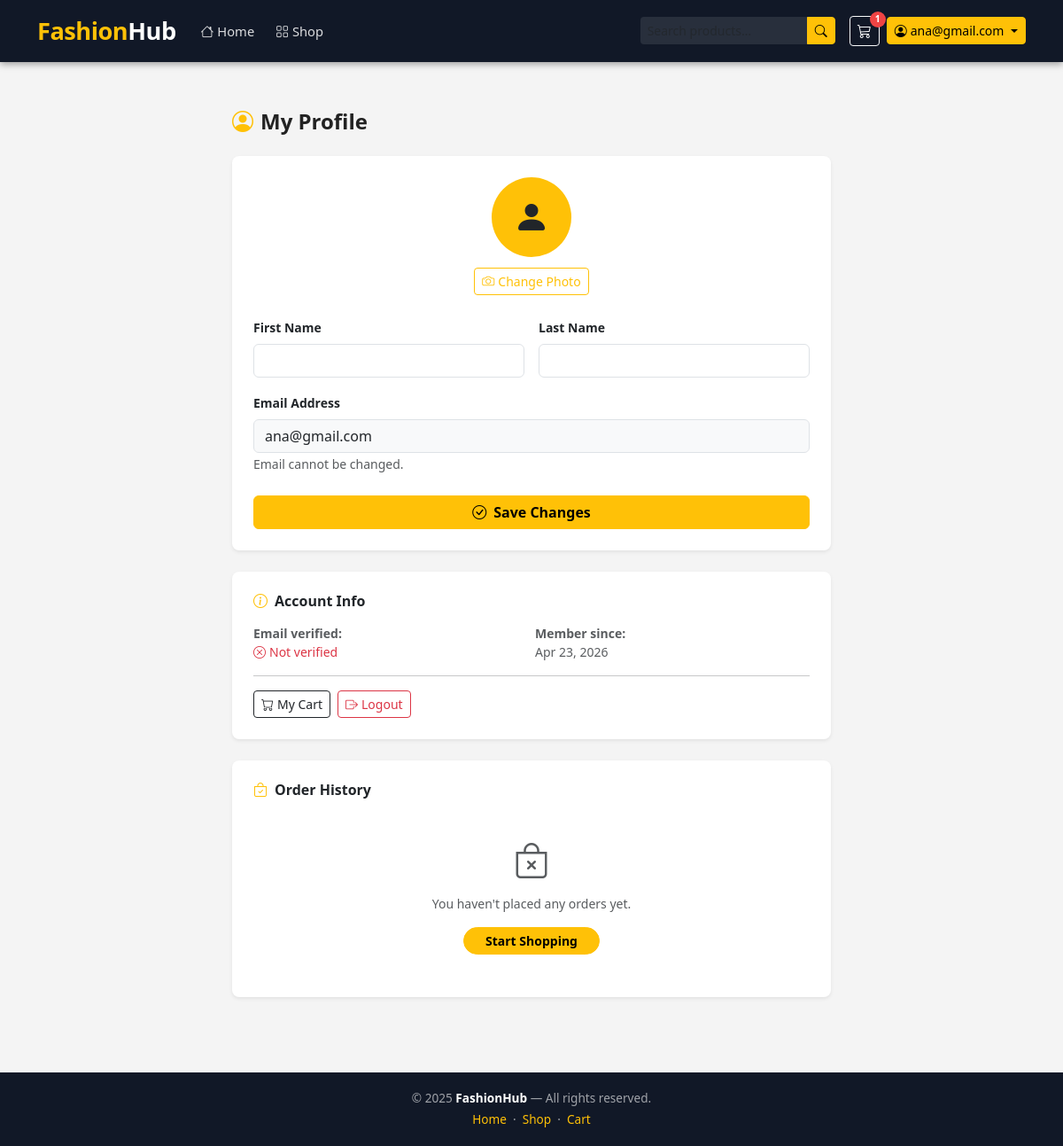
The app's page /accounts/profile/ (signed in), older data.
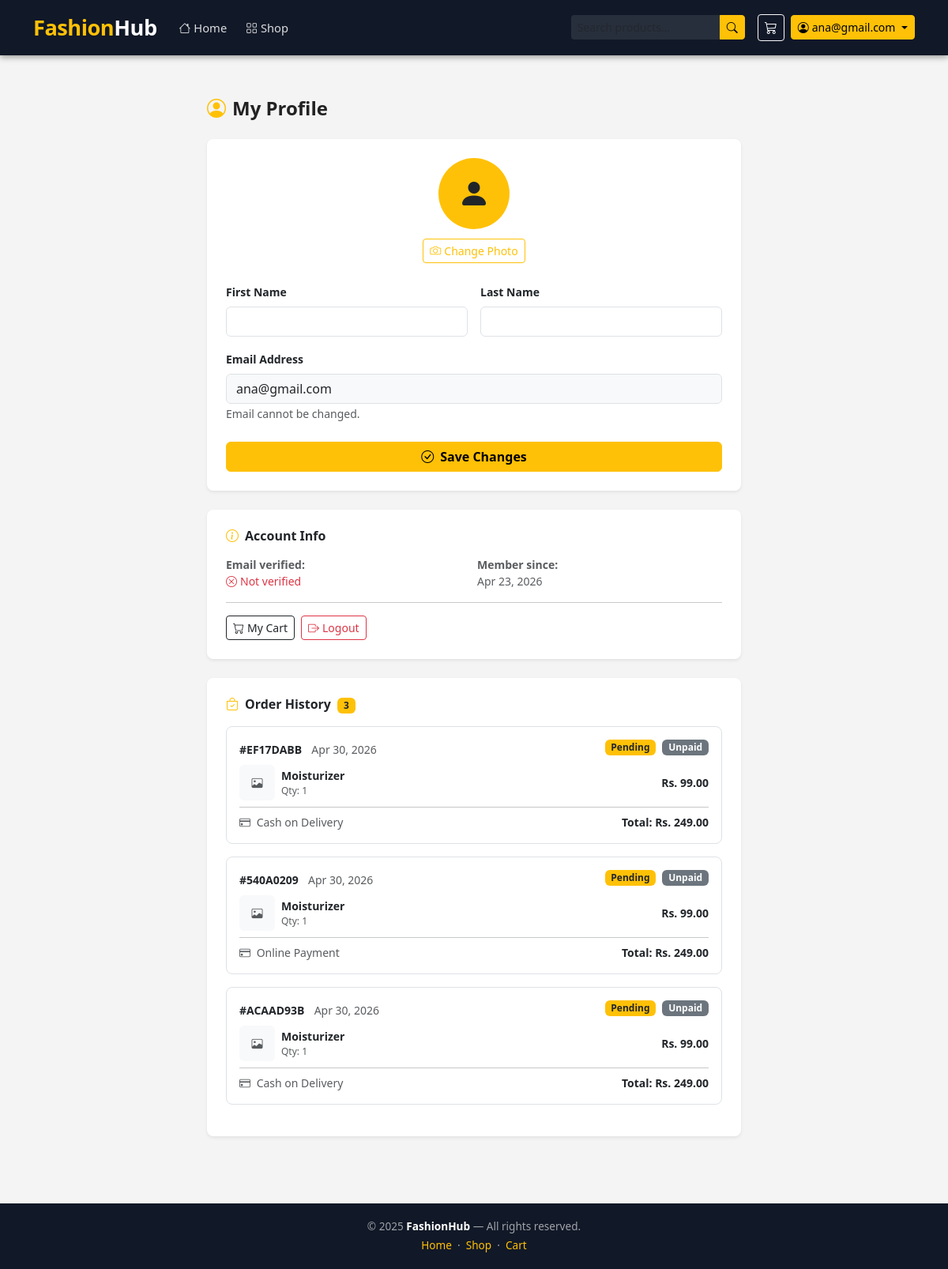
The same page, newer data.
### orders/models.py (models this page shows, shortened)
class Order(BaseModel):
    STATUS_CHOICES = [
        ('pending',    'Pending'),
        ('processing', 'Processing'),
        ('shipped',    'Shipped'),
        ('delivered',  'Delivered'),
        ('cancelled',  'Cancelled'),
    ]
    PAYMENT_METHOD_CHOICES = [
        ('cash_on_delivery', 'Cash on Delivery'),
        ('online',           'Online Payment'),
    ]
    PAYMENT_STATUS_CHOICES = [
        ('unpaid', 'Unpaid'),
        ('paid',   'Paid'),
    ]
    user           = models.ForeignKey(User, on_delete=models.CASCADE, related_name='orders')
    status         = models.CharField(max_length=20, choices=STATUS_CHOICES, default='pending')
    payment_method = models.CharField(max_length=20, choices=PAYMENT_METHOD_CHOICES, default='cash_on_delivery')
    payment_status = models.CharField(max_length=10, choices=PAYMENT_STATUS_CHOICES, default='unpaid')
    first_name  = models.CharField(max_length=100)
    last_name   = models.CharField(max_length=100)
    email       = models.EmailField()
    phone       = models.CharField(max_length=20)
    address     = models.TextField()
    city        = models.CharField(max_length=100)
    state       = models.CharField(max_length=100)
    zip_code    = models.CharField(max_length=20)
    country     = models.CharField(max_length=100, default='Nepal')
    subtotal        = models.DecimalField(max_digits=10, decimal_places=2)
    shipping_charge = models.DecimalField(max_digits=10, decimal_places=2)
    grand_total     = models.DecimalField(max_digits=10, decimal_places=2)
    class Meta:
        ordering = ['-created_at']
    def get_short_id(self):
        return str(self.uid)[:8].upper()

class OrderItem(BaseModel):
    order         = models.ForeignKey(Order, on_delete=models.CASCADE, related_name='items')
    product       = models.ForeignKey(Product, on_delete=models.SET_NULL, null=True)
    color_variant = models.ForeignKey(ColorVariant, on_delete=models.SET_NULL, null=True, blank=True)
    size_variant  = models.ForeignKey(SizeVariant, on_delete=models.SET_NULL, null=True, blank=True)
    quantity      = models.PositiveIntegerField(default=1)
    price         = models.DecimalField(max_digits=10, decimal_places=2)  # snapshot at order time
    def get_total(self):
        return self.price * self.quantity

### products/models.py (models this page shows, shortened)
class Product(BaseModel):
    product_name = models.CharField(max_length=200)
    slug         = models.SlugField(unique=True)
    category     = models.ForeignKey(Category, on_delete=models.SET_NULL,
                                     null=True, blank=True, related_name='products')
    description  = models.TextField(blank=True)
    price        = models.IntegerField()
    discount     = models.IntegerField(default=0)
    stock        = models.IntegerField(default=0)
    is_featured  = models.BooleanField(default=False)
    product_images = models.ImageField(upload_to='products/', blank=True, null=True)
    color_variant  = models.ManyToManyField(ColorVariant, blank=True)
    size_variant   = models.ManyToManyField(SizeVariant, blank=True)

### accounts/views.py (the view, shortened to what this page needs)
# urls.py: path('profile/',                    user_profile_page, name='user-profile'),
@login_required(login_url='login')
def user_profile_page(request):
    user_profile, _ = profile.objects.get_or_create(user=request.user)
    orders = Order.objects.filter(
        user=request.user
    ).prefetch_related('items__product').order_by('-created_at')
    context = {
        'user_profile': user_profile,
        'orders':       orders,
    }
    return render(request, 'accounts/profile.html', context)

### cart/context_processors.py (called while the page is built)
def cart_count(request):
    if request.user.is_authenticated:
        cart = Cart.objects.filter(user=request.user, is_paid=False).first()
        count = cart.get_cart_count() if cart else 0
    else:
        count = 0
    return {'cart_count': count}

### cart/models.py (called while the page is built)
    def get_cart_count(self):
        return self.cart_items.count()

### templates/accounts/profile.html (shortened to what this page needs)
{% extends "base/base.html" %}
{% block start %}
<div class="container py-4" style="max-width:700px;">
    <h4 class="fw-bold mb-4">
        <i class="bi bi-person-circle text-warning me-2"></i>My Profile
    </h4>
    <div class="card border-0 shadow-sm rounded-3 p-4 mb-4">
        <form method="POST" enctype="multipart/form-data">
            <div class="text-center mb-4">
                {% if user_profile.profile_image %}
                    <img src="/media/{{ user_profile.profile_image }}"
                         class="rounded-circle mb-2"
                         style="width:90px;height:90px;object-fit:cover;border:3px solid #ffc107;">
                {% else %}
                    <div class="rounded-circle bg-warning d-inline-flex align-items-center
                                justify-content-center mb-2"
                         style="width:90px;height:90px;">
                        <i class="bi bi-person-fill text-dark" style="font-size:2.5rem;"></i>
                    </div>
                {% endif %}
                <div>
                    <label class="btn btn-outline-warning btn-sm mt-1">
                        <i class="bi bi-camera me-1"></i>Change Photo
                    </label>
                </div>
            </div>
            <div class="row g-3">
                <div class="col-6">
                    <label class="form-label fw-semibold small">First Name</label>
                    <input type="text" name="first_name" class="form-control"
                           value="{{ request.user.first_name }}">
                </div>
                <div class="col-6">
                    <label class="form-label fw-semibold small">Last Name</label>
                    <input type="text" name="last_name" class="form-control"
                           value="{{ request.user.last_name }}">
                </div>
                <div class="col-12">
                    <label class="form-label fw-semibold small">Email Address</label>
                    <input type="email" class="form-control bg-light"
                           value="{{ request.user.email }}" disabled>
                    <small class="text-muted">Email cannot be changed.</small>
                </div>
            </div>
            <div class="d-grid mt-4">
                <button type="submit" class="btn btn-warning fw-bold">
                    <i class="bi bi-check-circle me-2"></i>Save Changes
                </button>
            </div>
        </form>
    </div>
    <div class="card border-0 shadow-sm rounded-3 p-4 mb-4">
        <h6 class="fw-bold mb-3">
            <i class="bi bi-info-circle text-warning me-2"></i>Account Info
        </h6>
        <div class="row g-2 small text-muted">
            <div class="col-6">
                <strong>Email verified:</strong><br>
                {% if user_profile.is_email_verified %}
                    <span class="text-success"><i class="bi bi-check-circle me-1"></i>Verified</span>
                {% else %}
                    <span class="text-danger"><i class="bi bi-x-circle me-1"></i>Not verified</span>
                {% endif %}
            </div>
            <div class="col-6">
                <strong>Member since:</strong><br>
                {{ request.user.date_joined|date:"M d, Y" }}
            </div>
        </div>
        <hr>
        <div class="d-flex gap-2">
            <a href="{% url 'cart' %}" class="btn btn-outline-dark btn-sm">
                <i class="bi bi-cart me-1"></i>My Cart
            </a>
            <a href="{% url 'logout' %}" class="btn btn-outline-danger btn-sm">
                <i class="bi bi-box-arrow-right me-1"></i>Logout
            </a>
        </div>
    </div>
    <div class="card border-0 shadow-sm rounded-3 p-4">
        <h6 class="fw-bold mb-3">
            <i class="bi bi-bag-check text-warning me-2"></i>Order History
            {% if orders %}
                <span class="badge bg-warning text-dark ms-1">{{ orders|length }}</span>
            {% endif %}
        </h6>
        {% if orders %}
            {% for order in orders %}
            <div class="border rounded-3 p-3 mb-3">
                <div class="d-flex justify-content-between align-items-start flex-wrap gap-2 mb-2">
                    <div>
                        <span class="fw-bold small">#{{ order.get_short_id }}</span>
                        <span class="text-muted small ms-2">
                            {{ order.created_at|date:"M d, Y" }}
                        </span>
                    </div>
                    <div class="d-flex gap-2">
                        <span class="badge
                            {% if order.status == 'delivered' %}bg-success
                            {% elif order.status == 'cancelled' %}bg-danger
                            {% elif order.status == 'shipped' %}bg-info text-dark
                            {% elif order.status == 'processing' %}bg-primary
                            {% else %}bg-warning text-dark{% endif %}">
                            {{ order.get_status_display }}
                        </span>
                        <span class="badge
                            {% if order.payment_status == 'paid' %}bg-success
                            {% else %}bg-secondary{% endif %}">
                            {{ order.get_payment_status_display }}
                        </span>
                    </div>
                </div>
                {% for item in order.items.all %}
                <div class="d-flex align-items-center gap-2 mb-2">
                    {% if item.product.product_images.first %}
                        <img src="{{ item.product.product_images.first.image.url }}"
                             width="45" height="45"
                             class="rounded" style="object-fit:cover;">
                    {% else %}
                        <div class="rounded bg-light d-flex align-items-center
                                    justify-content-center"
                             style="width:45px;height:45px;">
                            <i class="bi bi-image text-muted small"></i>
                        </div>
                    {% endif %}
                    <div class="flex-grow-1">
                        <div class="small fw-semibold">{{ item.product.product_name }}</div>
                        <div class="text-muted" style="font-size:0.75rem;">
                            Qty: {{ item.quantity }}
                        </div>
                    </div>
                    <div class="small fw-bold">Rs. {{ item.get_total }}</div>
                </div>
                {% endfor %}
                <hr class="my-2">
                <div class="d-flex justify-content-between align-items-center">
                    <span class="small text-muted">
                        <i class="bi bi-credit-card me-1"></i>
                        {{ order.get_payment_method_display }}
                    </span>
                    <span class="fw-bold small">Total: Rs. {{ order.grand_total }}</span>
                </div>
            </div>
            {% endfor %}
        {% else %}
            <div class="text-center py-4 text-muted">
                <i class="bi bi-bag-x" style="font-size:2.5rem;"></i>
                <p class="mt-2 mb-3 small">You haven't placed any orders yet.</p>
                <a href="{% url 'all-products' %}" class="btn btn-warning btn-sm fw-bold rounded-pill px-4">
                    Start Shopping
                </a>
            </div>
        {% endif %}
    </div>
</div>
{% endblock %}

### templates/base/base.html (shortened to what this page needs)
<!DOCTYPE html>
<html lang="en">
<head>
    <link href="https://cdn.jsdelivr.net/npm/bootstrap@5.3.0/dist/css/bootstrap.min.css" rel="stylesheet">
    <link href="https://cdn.jsdelivr.net/npm/bootstrap-icons@1.10.5/font/bootstrap-icons.css" rel="stylesheet">
</head>
<body>
<nav class="navbar navbar-expand-lg">
    <div class="container">
        <a class="navbar-brand" href="/">Fashion<span>Hub</span></a>
        <div class="collapse navbar-collapse" id="navbarContent">
            <ul class="navbar-nav me-auto mb-2 mb-lg-0">
                <li class="nav-item">
                    <a class="nav-link {% if request.path == '/' %}active{% endif %}" href="/">
                        <i class="bi bi-house me-1"></i>Home
                    </a>
                </li>
                <li class="nav-item">
                    <a class="nav-link {% if '/products/' in request.path %}active{% endif %}"
                       href="{% url 'all-products' %}">
                        <i class="bi bi-grid me-1"></i>Shop
                    </a>
                </li>
            </ul>
            <form class="d-flex me-3" method="GET" action="{% url 'all-products' %}">
                <div class="input-group input-group-sm" style="width:220px">
                    <input class="form-control border-0 bg-secondary bg-opacity-25"
                           style="color:white;" type="search" name="q"
                           placeholder="Search products…"
                           value="{{ request.GET.q|default:'' }}">
                    <button class="btn btn-warning btn-sm px-2" type="submit">
                        <i class="bi bi-search"></i>
                    </button>
                </div>
            </form>
            <div class="d-flex align-items-center gap-2">
                <a href="{% url 'cart' %}" class="btn btn-outline-light btn-sm cart-btn">
                    <i class="bi bi-cart3 fs-6"></i>
                    {% if cart_count > 0 %}
                        <span class="cart-badge">{{ cart_count }}</span>
                    {% endif %}
                </a>
                {% if request.user.is_authenticated %}
                <div class="dropdown">
                    <button class="btn btn-warning btn-sm dropdown-toggle d-flex align-items-center gap-1"
                            data-bs-toggle="dropdown">
                        <i class="bi bi-person-circle"></i>
                        {{ request.user.first_name|default:request.user.email }}
                    </button>
                </div>
                {% else %}
                    <a href="{% url 'login' %}"    class="btn btn-outline-light btn-sm">Login</a>
                    <a href="{% url 'register' %}" class="btn btn-warning btn-sm">Register</a>
                {% endif %}
            </div>
        </div>
    </div>
</nav>
<main>
    {% block start %}{% endblock %}
</main>
<footer>
    <div class="container">
        <p class="mb-1">© 2025 <strong style="color:#fff">FashionHub</strong> — All rights reserved.</p>
        <p class="mb-0">
            <a href="/">Home</a> &nbsp;·&nbsp;
            <a href="{% url 'all-products' %}">Shop</a> &nbsp;·&nbsp;
            <a href="{% url 'cart' %}">Cart</a>
        </p>
    </div>
</footer>
</body>
</html>

### templates/base/base.html (style rules this page uses)
:root { --brand-gold: #ffc107; --dark-bg: #111827; --nav-hover: rgba(255,255,255,0.1); }
* { box-sizing: border-box; }
body { font-family: 'Segoe UI', Arial, sans-serif; background-color: #f4f4f4; margin: 0; padding: 0; color: #222; }
.navbar { background-color: var(--dark-bg) !important; padding: 0.6rem 0; box-shadow: 0 2px 8px rgba(0,0,0,0.4); }
.navbar-brand { font-size: 1.7rem; font-weight: 800; letter-spacing: -0.5px; color: var(--brand-gold) !important; }
.navbar-brand span { color: #fff; }
.nav-link { color: rgba(255,255,255,0.85) !important; font-size: 0.92rem; padding: 0.45rem 0.75rem !important; border-radius: 6px; transition: background 0.2s; }
.cart-btn { position: relative; display: inline-flex; align-items: center; }
main { padding: 1.8rem 1rem; min-height: calc(100vh - 130px); }
footer { background-color: var(--dark-bg); color: rgba(255,255,255,0.6); text-align: center; padding: 1.2rem 0; font-size: 0.85rem; margin-top: 2rem; }
footer a { color: var(--brand-gold); text-decoration: none; }

Row changes from the older to the newer data that the page shows:
added Order: get_short_id "EF17DABB", created_at "Apr 30, 2026", status "Pending", payment_status "Unpaid", payment_method "Cash on Delivery", grand_total "249.00"
added OrderItem: product.product_name "Moisturizer", quantity "1", get_total "99.00", shown under "EF17DABB"
added Order: get_short_id "540A0209", created_at "Apr 30, 2026", status "Pending", payment_status "Unpaid", payment_method "Online Payment", grand_total "249.00"
added OrderItem: product.product_name "Moisturizer", quantity "1", get_total "99.00", shown under "540A0209"
added Order: get_short_id "ACAAD93B", created_at "Apr 30, 2026", status "Pending", payment_status "Unpaid", payment_method "Cash on Delivery", grand_total "249.00"
added OrderItem: product.product_name "Moisturizer", quantity "1", get_total "99.00", shown under "ACAAD93B"
Text that changed along with them:
{{ orders|length }}: (not shown) → "3"
{{ cart_count }}: "1" → (not shown)
text no longer shown: "You haven't placed any orders yet. Start Shopping"
